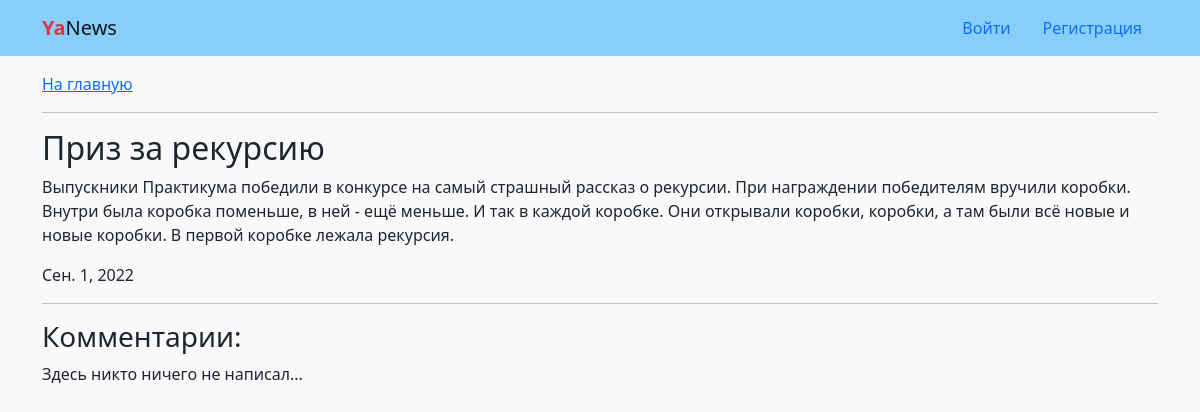
/news/3/, run on the app's committed database.
### news/models.py (models this page shows, shortened)
class News(models.Model):
    title = models.CharField(max_length=50)
    text = models.TextField()
    date = models.DateField(default=datetime.today)
    class Meta:
        ordering = ('-date',)
        verbose_name_plural = 'Новости'
        verbose_name = 'Новость'

### news/views.py (the view, shortened to what this page needs)
# urls.py: path('news/<int:pk>/', views.NewsDetailView.as_view(), name='detail'),
class NewsDetailView(generic.View):
    def get(self, request, *args, **kwargs):
        view = NewsDetail.as_view()
        return view(request, *args, **kwargs)

### news/views.py (called while the page is built)
    def get_object(self, queryset=None):
        obj = get_object_or_404(
            self.model.objects.prefetch_related('comment_set__author'),
            pk=self.kwargs['pk']
        )
        return obj

    def get_context_data(self, **kwargs):
        context = super().get_context_data(**kwargs)
        if self.request.user.is_authenticated:
            context['form'] = CommentForm()
        return context

### templates/news/detail.html (shortened to what this page needs)
{% extends "base.html" %}
{% block content %}
  <a href="{% url 'news:home' %}">На главную</a>
  <hr>
  <h2>{{ news.title }}</h2>
  <p>{{ news.text }}</p>
  <p>{{ news.date }}</p>
  <hr>
  <h3 id="comments">Комментарии:</h3>
  {% for comment in news.comment_set.all %}
    <div>
      <b>{{ comment.author }}</b>, <b>{{ comment.created }}</b>
      <p class="mb-0">{{ comment.text|linebreaksbr }}</p>
      {% if comment.author == user %}
        <a href="{% url 'news:edit' comment.pk %}">Редактировать</a> |
        <a href="{% url 'news:delete' comment.pk %}">Удалить</a>
      {% endif %}
    </div>
    <br>
  {% empty %}
    <p>Здесь никто ничего не написал...</p>
  {% endfor %}
{% endblock content %}

### data on the page
News: title "Приз за рекурсию", text "Выпускники Практикума победили в конкурсе на самый страшный рассказ о рекурсии. При награждении победителям вручили коробки. Внутри была коробка поменьше, в ней - ещё меньше. И так в каждой коробке. Они открывали коробки, коробки, а там были всё новые и новые коробки. В первой коробке лежала рекурсия.", date "Сен. 1, 2022"
